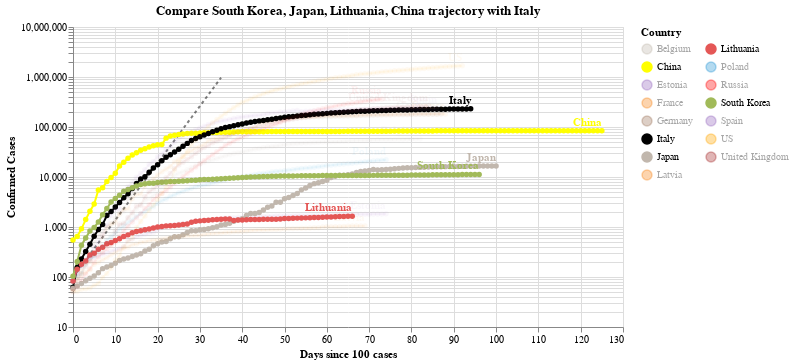

The cell this chart's notebook holds for it:
### Code cell
#hide_input
chart3 = make_since_chart(dff2, ['South Korea', 'Japan', 'Lithuania', 'China'], baseline_countries)
chart3

### Figure 1 — Vega-Lite specification as saved in the notebook (floating-point values rounded to 4 significant figures; data arrays with more than 128 entries replaced by an {"elided": "..."} marker saying what was removed)
{"config": {"view": {"continuousWidth": 400, "continuousHeight": 300}}, "layer": [{"data": {"name": "data-628230001892d6798b50651be41d1b3e"}, "mark": {"type": "line", "color": "black", "opacity": 0.5, "strokeDash": [3, 3]}, "encoding": {"x": {"type": "quantitative", "field": "Days since 100 cases"}, "y": {"type": "quantitative", "field": "Confirmed Cases"}}}, {"data": {"name": "data-c93d8b429e1f5d12b8da876b409eb49b"}, "mark": {"type": "line", "point": true}, "encoding": {"color": {"type": "nominal", "field": "Country", "legend": {"columns": 2}, "scale": {"domain": ["Belgium", "China", "Estonia", "France", "Germany", "Italy", "Japan", "Latvia", "Lithuania", "Poland", "Russia", "South Korea", "Spain", "US", "United Kingdom"], "range": ["#C1B7AD", "yellow", "#9467bd", "#F58518", "#9D755D", "black", "#C1B7AD", "#F58518", "#E45756", "#2495D3", "red", "#A1BA59", "#9467bd", "orange", "brown"]}}, "opacity": {"condition": {"value": 1, "selection": "selector001"}, "value": 0.05}, "tooltip": [{"type": "nominal", "field": "Country"}, {"type": "temporal", "field": "Date"}, {"type": "quantitative", "field": "Confirmed Cases"}, {"type": "quantitative", "field": "Days since 100 cases"}], "x": {"type": "quantitative", "field": "Days since 100 cases"}, "y": {"type": "quantitative", "field": "Confirmed Cases", "scale": {"type": "log"}}}, "selection": {"selector001": {"type": "multi", "fields": ["Country"], "bind": "legend", "init": [{"Country": "South Korea"}, {"Country": "Japan"}, {"Country": "Lithuania"}, {"Country": "China"}, {"Country": "Italy"}]}}, "width": 550}, {"data": {"name": "data-c93d8b429e1f5d12b8da876b409eb49b"}, "mark": {"type": "text", "align": "right", "dy": -8, "fontWeight": "bold"}, "encoding": {"color": {"type": "nominal", "field": "Country", "legend": {"columns": 2}, "scale": {"domain": ["Belgium", "China", "Estonia", "France", "Germany", "Italy", "Japan", "Latvia", "Lithuania", "Poland", "Russia", "South Korea", "Spain", "US", "United Kingdom"], "range": ["#C1B7AD", "yellow", "#9467bd", "#F58518", "#9D755D", "black", "#C1B7AD", "#F58518", "#E45756", "#2495D3", "red", "#A1BA59", "#9467bd", "orange", "brown"]}}, "opacity": {"condition": {"value": 1, "selection": "selector001"}, "value": 0.05}, "text": {"type": "nominal", "field": "Country"}, "tooltip": [{"type": "nominal", "field": "Country"}, {"type": "temporal", "field": "Date"}, {"type": "quantitative", "field": "Confirmed Cases"}, {"type": "quantitative", "field": "Days since 100 cases"}], "x": {"type": "quantitative", "field": "Days since 100 cases"}, "y": {"type": "quantitative", "field": "Confirmed Cases", "scale": {"type": "log"}}}, "transform": [{"filter": "(datum['Date'] >= 1590451200000)"}], "width": 550}], "title": "Compare South Korea, Japan, Lithuania, China trajectory with Italy", "$schema": "https://vega.github.io/schema/vega-lite/v4.0.2.json", "datasets": {"data-628230001892d6798b50651be41d1b3e": [{"Days since 100 cases": 0, "Confirmed Cases": 100.0}, {"Days since 100 cases": 1, "Confirmed Cases": 130.0}, {"Days since 100 cases": 2, "Confirmed Cases": 169.0}, {"Days since 100 cases": 3, "Confirmed Cases": 219.7}, {"Days since 100 cases": 4, "Confirmed Cases": 285.6}, {"Days since 100 cases": 5, "Confirmed Cases": 371.3}, {"Days since 100 cases": 6, "Confirmed Cases": 482.7}, {"Days since 100 cases": 7, "Confirmed Cases": 627.5}, {"Days since 100 cases": 8, "Confirmed Cases": 815.7}, {"Days since 100 cases": 9, "Confirmed Cases": 1060.0}, {"Days since 100 cases": 10, "Confirmed Cases": 1379.0}, {"Days since 100 cases": 11, "Confirmed Cases": 1792.0}, {"Days since 100 cases": 12, "Confirmed Cases": 2330.0}, {"Days since 100 cases": 13, "Confirmed Cases": 3029.0}, {"Days since 100 cases": 14, "Confirmed Cases": 3937.0}, {"Days since 100 cases": 15, "Confirmed Cases": 5119.0}, {"Days since 100 cases": 16, "Confirmed Cases": 6654.0}, {"Days since 100 cases": 17, "Confirmed Cases": 8650.0}, {"Days since 100 cases": 18, "Confirmed Cases": 11250.0}, {"Days since 100 cases": 19, "Confirmed Cases": 14620.0}, {"Days since 100 cases": 20, "Confirmed Cases": 19000.0}, {"Days since 100 cases": 21, "Confirmed Cases": 24710.0}, {"Days since 100 cases": 22, "Confirmed Cases": 32120.0}, {"Days since 100 cases": 23, "Confirmed Cases": 41750.0}, {"Days since 100 cases": 24, "Confirmed Cases": 54280.0}, {"Days since 100 cases": 25, "Confirmed Cases": 70560.0}, {"Days since 100 cases": 26, "Confirmed Cases": 91730.0}, {"Days since 100 cases": 27, "Confirmed Cases": 119300.0}, {"Days since 100 cases": 28, "Confirmed Cases": 155000.0}, {"Days since 100 cases": 29, "Confirmed Cases": 201500.0}, {"Days since 100 cases": 30, "Confirmed Cases": 262000.0}, {"Days since 100 cases": 31, "Confirmed Cases": 340600.0}, {"Days since 100 cases": 32, "Confirmed Cases": 442800.0}, {"Days since 100 cases": 33, "Confirmed Cases": 575600.0}, {"Days since 100 cases": 34, "Confirmed Cases": 748300.0}, {"Days since 100 cases": 35, "Confirmed Cases": 972800.0}], "data-c93d8b429e1f5d12b8da876b409eb49b": {"elided": "1305 records"}}}
